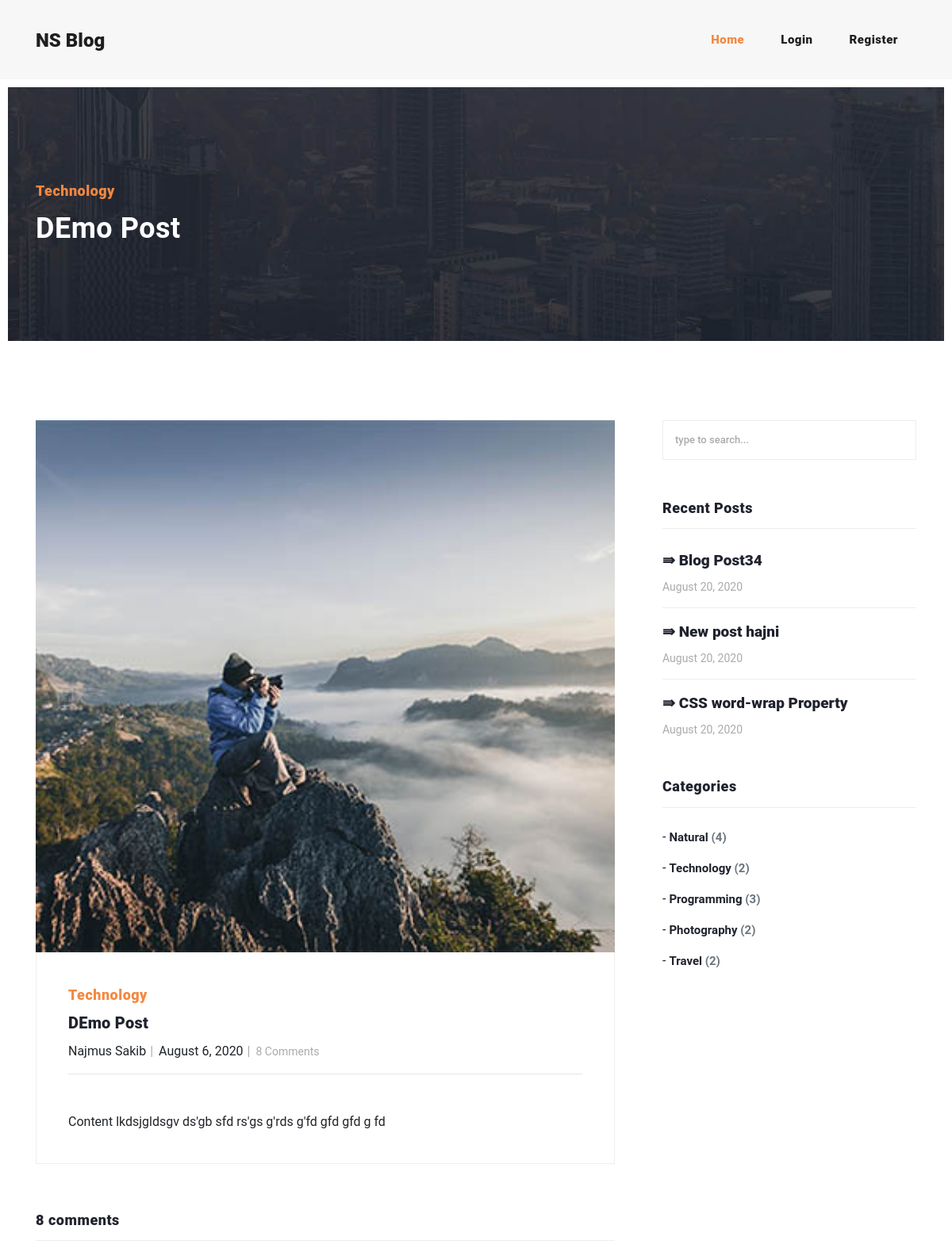
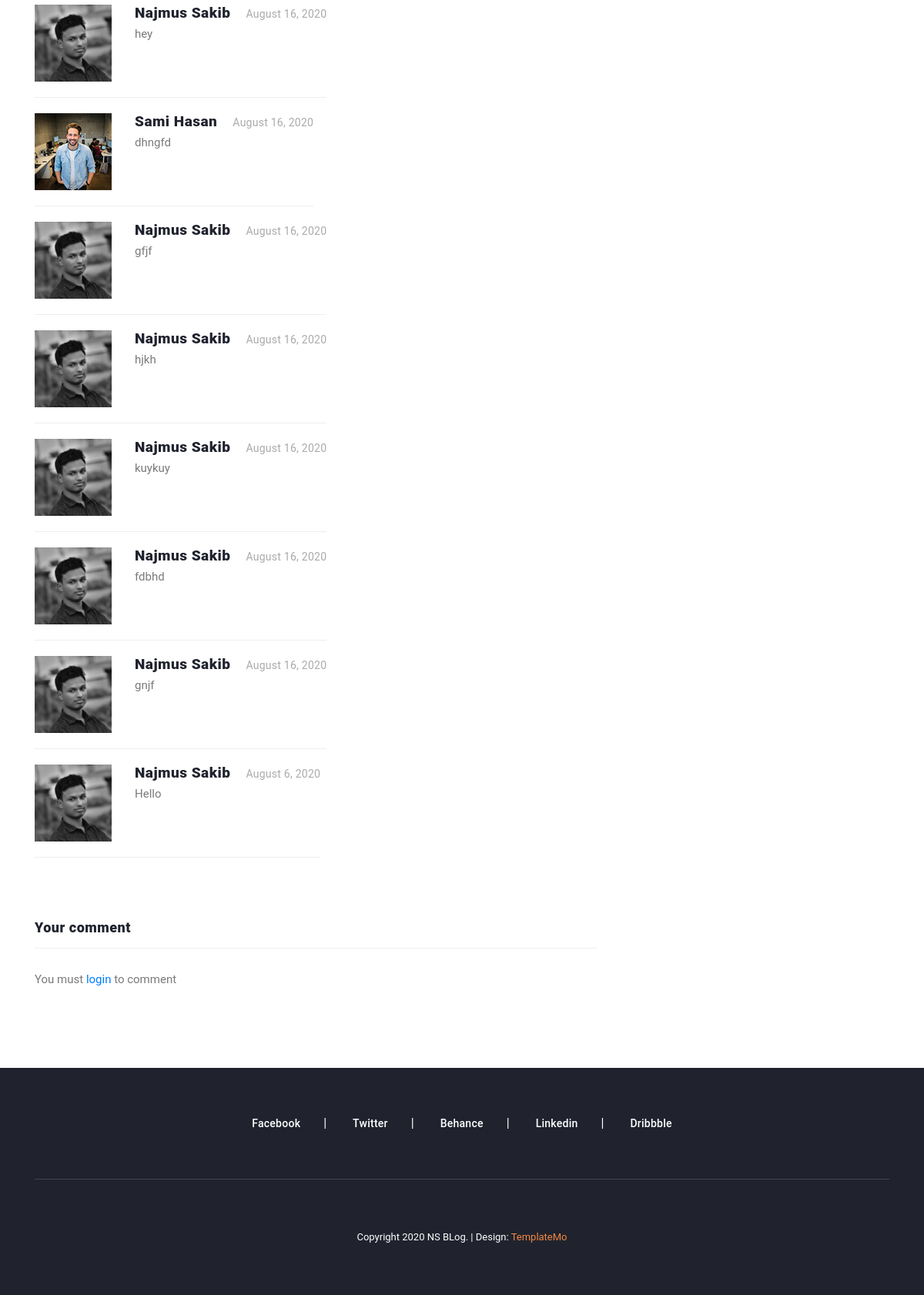
/technology/demo-post, run on the app's committed database (2 pictures, top to bottom).
### article/models.py (models this page shows, shortened)
class Post(models.Model):
    category = models.ForeignKey(Category, verbose_name="Category",on_delete= models.CASCADE, related_name='posts')
    title = models.CharField(max_length=255)
    slug = models.SlugField(max_length=270, unique=True)
    author = models.ForeignKey(UserExtended, on_delete= models.CASCADE,related_name='blog_posts')
    thumbnail = models.ImageField(upload_to=post_thumb_path, blank=True)
    content = models.TextField()
    updated_on = models.DateTimeField(auto_now= True)
    created_on = models.DateTimeField(auto_now_add=True)
    status = models.IntegerField(choices=STATUS, default=1)
    class Meta:
        ordering = ['-created_on']

class Category(models.Model):
    category_name = models.CharField(max_length=50)
    category_slug = models.SlugField(unique=True, max_length=60)
    class Meta:
        verbose_name = 'Category'
        verbose_name_plural = 'Categories'
    def __str__(self):
        return f"{self.category_name}"

class UserExtended(models.Model):
    user = models.OneToOneField(User, on_delete=models.CASCADE)
    avatar = models.ImageField(upload_to=user_avatar_path, default="avatar.png")
    about = models.TextField()
    birthday = models.DateField()
    gender = models.TextField(choices=GENDER, default="male")
    def __str__(self):
        return f"{self.user}"

class Comment(models.Model):
    post = models.ForeignKey(Post,on_delete=models.CASCADE,related_name='comments')
    name = models.ForeignKey(UserExtended, on_delete= models.CASCADE,related_name='comment_author')
    body = models.TextField()
    updated_on = models.DateTimeField(auto_now= True)
    created_on = models.DateTimeField(auto_now_add=True)
    active = models.BooleanField(default=True)
    class Meta:
        ordering = ['-updated_on']

### article/views.py (the view, shortened to what this page needs)
# urls.py: path('<slug:category>/<slug:post>', views.singlePost , name="singlePost"),
@csrf_protect
def singlePost(request,category, post):
    cat = Category.objects.filter(category_slug=category).first()
    categories = Category.objects.all()
    post = get_object_or_404(Post, slug=post,category=cat.id)
    comments = post.comments.filter(active=True)
    post3 = Post.objects.filter(status=1).order_by('-updated_on')[0:3]
    context = {
        "posts":post,
        "comments": comments,
        "categories":categories,
        "post3" :post3
    }
    return render(request, "article/single.html", context)

### article/templates/article/single.html (shortened to what this page needs)
{% extends 'article/base.html' %}
{% load static %}
{% block body %}
<div class="heading-page header-text">
    <section class="page-heading">
        <div class="container">
            <div class="row">
                <div class="col-lg-12">
                    <div class="text-content">
                        <h4>{{ posts.category }}</h4>
                        <h2>{{ posts.title }}</h2>
                    </div>
                </div>
            </div>
        </div>
    </section>
</div>
<section class="blog-posts grid-system">
    <div class="container">
        <div class="row">
            <div class="col-lg-8">
                <div class="all-blog-posts">
                    <div class="row">
                        <div class="col-lg-12">
                            <div class="blog-post">
                                <div class="blog-thumb">
                                    <img class="img-fluid" src="{{ posts.thumbnail.url }}" alt="">
                                </div>
                                <div class="down-content">
                                    <span>{{ posts.category }}</span>
                                    <a>
                                        <h4>{{ posts.title }}</h4>
                                    </a>
                                    <ul class="post-info">
                                        <li>{{ posts.author.user.first_name }} {{ posts.author.user.last_name }}</li>
                                        <li>{{ posts.created_on|date:"F j, Y" }}</li>
                                        <li><a href="#comment-section">{{ posts.comments.count }} Comments</a></li>
                                    </ul>
                                    <hr>
                                    <div class="mt-5 " style="word-wrap: break-word;">
                                        {% autoescape off %}
                                        {{ posts.content }}
                                        {% endautoescape %}
                                         </div>
                                </div>
                            </div>
                        </div>
                        <div class="col-lg-12" id="comment-section">
                            <div class="sidebar-item comments">
                                <div class="sidebar-heading">
                                    <h2><span id="comment-count">{{ posts.comments.count }}</span> comments </h2>
                                </div>
                                <div class="content">
                                    <ul id="comment-all">
                                        {% for comment in comments %}
                                        <li class="">
                                            <div class="author-thumb">
                                                <img src="{{ comment.name.avatar.url }}" alt="{{ comment.name }}">
                                            </div>
                                            <div class="right-content">
                                                <h4>{{ comment.name.user.first_name }}
                                                    {{ comment.name.user.last_name }}<span>{{ comment.created_on|date:"F j, Y" }}</span>
                                                </h4>
                                                <p>{{ comment.body }} </p>
                                            </div>
                                        </li>
                                        <br>
                                        {% endfor %}
                                    </ul>
                                </div>
                            </div>
                        </div>
                        <div class="col-lg-12">
                            <div class="sidebar-item submit-comment">
                                <div class="sidebar-heading">
                                    <h2>Your comment</h2>
                                </div>
                                <div class="content">
                                    <div class="row">
                                        {% if user.is_authenticated %}
                                        <div class="col-lg-12">
                                            <fieldset>
                                                <textarea name="comment-body" rows="6" id="comment-body"
                                                    placeholder="Type your comment" required=""></textarea>
                                            </fieldset>
                                        </div>
                                        <div class="col-lg-12">
                                            <fieldset>
                                                <button type="submit" id="comment-submit"
                                                    class="main-button">Submit</button>
                                            </fieldset>
                                        </div>
                                        {% else %}
                                        <div class="col-lg-12">
                                            <p>You must <a href="{% url 'login' %}">login</a> to comment</p>
                                        </div>
                                        {% endif %}
                                    </div>
                                </div>
                            </div>
                        </div>
                    </div>
                </div>
            </div>
            <div class="col-lg-4">
                <div class="sidebar">
                    <div class="row">
                        <div class="col-lg-12">
                            <div class="sidebar-item search">
                                <form id="search_form" name="gs" method="GET" action="#">
                                    <input type="text" name="q" class="searchText" placeholder="type to search..."
                                        autocomplete="on">
                                </form>
                            </div>
                        </div>
                        <div class="col-lg-12">
                            <div class="sidebar-item recent-posts">
                                <div class="sidebar-heading">
                                    <h2>Recent Posts</h2>
                                </div>
                                <div class="content">
                                    <ul>
                                        {% for post in post3 %}
                                        <li><a href="{% url 'singlePost' post.category.category_slug post.slug %}">
                                                <h5> &rAarr; {{ post.title }}</h5>
                                                <span>{{ post.created_on|date:"F j, Y" }}</span>
                                            </a></li>
                                        {% endfor %}
                                    </ul>
                                </div>
                            </div>
                        </div>
                        <div class="col-lg-12">
                            <div class="sidebar-item categories">
                                <div class="sidebar-heading">
                                    <h2>Categories</h2>
                                </div>
                                <div class="content">
                                    <ul>
                                        {% for category in categories %}
                                        <li>- <a href="{% url 'category' category.category_slug %}"> {{ category }}
                                                <span class="text-muted"> ({{ category.posts.count }})</span></a></li>
                                        {% endfor %}
                                    </ul>
                                </div>
                            </div>
                        </div>
                    </div>
                </div>
            </div>
        </div>
    </div>
</section>
{% endblock body %}

### article/static/assets/css/templatemo-stand-blog.css (style rules this page uses)
body { font-family: 'Roboto', sans-serif; overflow-x: hidden; text-rendering: optimizeLegibility; -webkit-font-smoothing: antialiased; -moz-osx-font-smoothing: grayscale; }
p { margin-bottom: 0px; font-size: 15px; font-weight: 400; color: #7a7a7a; line-height: 30px; }
a { text-decoration: none!important; }
ul { padding: 0; margin: 0; list-style: none; }
h1,h2,h3,h4,h5,h6 { margin: 0px; }
.heading-page { padding-top: 110px; }
.page-heading { margin: 0px 10px; padding: 120px 0px; text-align: left; background-position: center center; background-repeat: no-repeat; background-size: cover; background-image: url(../images/heading-bg.jpg); }
.page-heading .text-content h4 { color: #f48840; font-size: 18px; font-weight: 900; letter-spacing: 0.5px; margin-bottom: 15px; }
.page-heading .text-content h2 { color: #fff; font-size: 36px; font-weight: 700; letter-spacing: 0.5px; }
.blog-posts { margin-top: 100px; }
.blog-posts .blog-post { margin-bottom: 30px; }
.blog-posts .blog-thumb img { width: 100%; overflow: hidden; }
.blog-posts .down-content { padding: 40px; border-right: 1px solid #eee; border-left: 1px solid #eee; border-bottom: 1px solid #eee; }
.blog-posts .down-content span { font-size: 18px; letter-spacing: 0.5px; font-weight: 900; color: #f48840; }
.blog-posts .down-content h4 { font-size: 24px; text-transform: capitalize; letter-spacing: 0.5px; font-weight: 900; color: #20232e; margin: 10px 0px 12px 0px; }
.blog-posts .down-content ul.post-info li { display: inline-block; margin-right: 8px; }
.blog-posts .down-content ul.post-info li:after { content: '|'; color: #aaa; margin-left: 8px; }
.blog-posts .down-content h4 { font-size: 20px; letter-spacing: 0.25px; }
.grid-system .down-content ul.post-info li { margin-right: 3px; }
.grid-system .down-content ul.post-info li:after { margin-left: 5px; }
.blog-posts .down-content ul.post-info li:last-child::after { display: none; }
.blog-posts .down-content ul.post-info li a { font-size: 14px; color: #aaa; font-weight: 400; transition: all .3s; }
.blog-posts .sidebar-heading h2 { font-size: 18px; font-weight: 900; letter-spacing: 0.5px; color: #20232e; border-bottom: 1px solid #eee; padding-bottom: 15px; margin-bottom: 25px; }
.blog-posts .comments { margin-top: 30px; }
.blog-posts .comments ul li { display: inline-block; margin-bottom: 20px; padding-bottom: 20px; border-bottom: 1px solid #eee; }
.blog-posts .comments ul li .author-thumb { display: inline; float: left; }
.blog-posts .comments ul li .author-thumb img { max-width: 100px; display: inline; }
.blog-posts .comments ul li .right-content { margin-left: 130px; }
.blog-posts .comments ul li .right-content h4 { color: #20232e; font-size: 19px; font-weight: 900; letter-spacing: 0.5px; }
.blog-posts .comments ul li .right-content h4 span { font-size: 14px; color: #aaa; font-weight: 400; letter-spacing: 0.25px; margin-left: 20px; }
.blog-posts .submit-comment { margin-top: 60px; }
.sidebar { margin-left: 30px; }
.sidebar .sidebar-item { margin-top: 50px; }
.sidebar .search { margin-top: 0px; }
.sidebar .sidebar-heading h2 { font-size: 18px; font-weight: 900; letter-spacing: 0.5px; color: #20232e; border-bottom: 1px solid #eee; padding-bottom: 15px; margin-bottom: 25px; }
.sidebar .search input { width: 100%; height: 50px; border: 1px solid #eee; font-size: 13px; font-weight: 500; color: #7a7a7a; outline: none; padding: 0px 15px; }
.sidebar .search input::placeholder { color: #aaa; }
.sidebar .recent-posts ul li { margin-bottom: 15px; padding-bottom: 15px; border-bottom: 1px solid #eee; }
.sidebar .recent-posts ul li:last-child { margin-bottom: 0px; padding-bottom: 0px; border-bottom: none; }
.sidebar .recent-posts ul li h5 { font-size: 19px; font-weight: 900; color: #20232e; line-height: 30px; transition: all 0.3s; }
.sidebar .recent-posts ul li span { display: block; font-size: 14px; color: #aaa; margin-top: 8px; }
.sidebar .categories ul li { margin-bottom: 15px; }
.sidebar .categories ul li:last-child { margin-bottom: 0px; }
.sidebar .categories ul li a { font-size: 15px; font-weight: 700; color: #20232e; transition: all .3s; }

### data on the page
Post: category "Technology", title "DEmo Post", thumbnail (picture), author.user.first_name "Najmus", author.user.last_name "Sakib", created_on "August 6, 2020", comments.count "8", content "Content lkdsjgldsgv ds'gb sfd rs'gs g'rds g'fd gfd gfd g fd"
Comment: name.avatar (picture), name.user.first_name "Najmus", name.user.last_name "Sakib", created_on "August 16, 2020", body "hey"
Comment: name.avatar (picture), name.user.first_name "Sami", name.user.last_name "Hasan", created_on "August 16, 2020", body "dhngfd"
Comment: name.avatar (picture), name.user.first_name "Najmus", name.user.last_name "Sakib", created_on "August 16, 2020", body "gfjf"
Comment: name.avatar (picture), name.user.first_name "Najmus", name.user.last_name "Sakib", created_on "August 16, 2020", body "hjkh"
Comment: name.avatar (picture), name.user.first_name "Najmus", name.user.last_name "Sakib", created_on "August 16, 2020", body "kuykuy"
Comment: name.avatar (picture), name.user.first_name "Najmus", name.user.last_name "Sakib", created_on "August 16, 2020", body "fdbhd"
Comment: name.avatar (picture), name.user.first_name "Najmus", name.user.last_name "Sakib", created_on "August 16, 2020", body "gnjf"
Comment: name.avatar (picture), name.user.first_name "Najmus", name.user.last_name "Sakib", created_on "August 6, 2020", body "Hello"
Post: title "Blog Post34", created_on "August 20, 2020"
Post: title "New post hajni", created_on "August 20, 2020"
Post: title "CSS word-wrap Property", created_on "August 20, 2020"
Category: category_name "Natural", posts.count "4"
Category: category_name "Technology", posts.count "2"
Category: category_name "Programming", posts.count "3"
Category: category_name "Photography", posts.count "2"
Category: category_name "Travel", posts.count "2"
